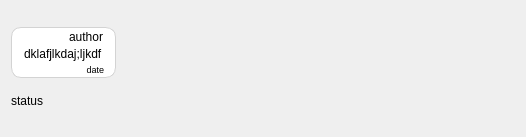
<?xml version="1.0" encoding="UTF-8"?>
<ui version="4.0">
 <class>MessageWidget</class>
 <widget class="QWidget" name="MessageWidget">
  <property name="geometry">
   <rect>
    <x>0</x>
    <y>0</y>
    <width>526</width>
    <height>137</height>
   </rect>
  </property>
  <property name="sizePolicy">
   <sizepolicy hsizetype="Expanding" vsizetype="Maximum">
    <horstretch>0</horstretch>
    <verstretch>0</verstretch>
   </sizepolicy>
  </property>
  <property name="windowTitle">
   <string>Form</string>
  </property>
  <property name="layoutDirection">
   <enum>Qt::LeftToRight</enum>
  </property>
  <property name="styleSheet">
   <string notr="true"/>
  </property>
  <layout class="QVBoxLayout" name="verticalLayout">
   <property name="spacing">
    <number>0</number>
   </property>
   <item>
    <widget class="QWidget" name="widget" native="true">
     <property name="sizePolicy">
      <sizepolicy hsizetype="Maximum" vsizetype="Maximum">
       <horstretch>0</horstretch>
       <verstretch>0</verstretch>
      </sizepolicy>
     </property>
     <property name="styleSheet">
      <string notr="true">background: white; border-radius: 10px; border: 1px solid lightgray;</string>
     </property>
     <layout class="QVBoxLayout" name="verticalLayout_2">
      <property name="spacing">
       <number>0</number>
      </property>
      <property name="leftMargin">
       <number>0</number>
      </property>
      <property name="topMargin">
       <number>0</number>
      </property>
      <property name="rightMargin">
       <number>0</number>
      </property>
      <property name="bottomMargin">
       <number>0</number>
      </property>
      <item>
       <widget class="QLabel" name="author_label">
        <property name="styleSheet">
         <string notr="true">background: none; border: none; padding: 3 10 0 0;</string>
        </property>
        <property name="text">
         <string>author</string>
        </property>
        <property name="alignment">
         <set>Qt::AlignRight|Qt::AlignTrailing|Qt::AlignVCenter</set>
        </property>
       </widget>
      </item>
      <item>
       <widget class="QLabel" name="message_label">
        <property name="sizePolicy">
         <sizepolicy hsizetype="Expanding" vsizetype="Maximum">
          <horstretch>0</horstretch>
          <verstretch>0</verstretch>
         </sizepolicy>
        </property>
        <property name="styleSheet">
         <string notr="true">background: none; border: none; margin: 3 10;</string>
        </property>
        <property name="text">
         <string>dklafjlkdaj;ljkdf</string>
        </property>
        <property name="wordWrap">
         <bool>true</bool>
        </property>
       </widget>
      </item>
      <item>
       <widget class="QLabel" name="send_date_label">
        <property name="sizePolicy">
         <sizepolicy hsizetype="Expanding" vsizetype="Maximum">
          <horstretch>0</horstretch>
          <verstretch>0</verstretch>
         </sizepolicy>
        </property>
        <property name="font">
         <font>
          <pointsize>7</pointsize>
         </font>
        </property>
        <property name="styleSheet">
         <string notr="true">border: none; padding: 0 10 3 0; background: none;</string>
        </property>
        <property name="text">
         <string>date</string>
        </property>
        <property name="alignment">
         <set>Qt::AlignRight|Qt::AlignTrailing|Qt::AlignVCenter</set>
        </property>
       </widget>
      </item>
     </layout>
    </widget>
   </item>
   <item>
    <widget class="QLabel" name="status_label">
     <property name="enabled">
      <bool>true</bool>
     </property>
     <property name="sizePolicy">
      <sizepolicy hsizetype="Maximum" vsizetype="Maximum">
       <horstretch>0</horstretch>
       <verstretch>0</verstretch>
      </sizepolicy>
     </property>
     <property name="styleSheet">
      <string notr="true">padding: 0; margin: 0;</string>
     </property>
     <property name="lineWidth">
      <number>0</number>
     </property>
     <property name="text">
      <string>status</string>
     </property>
     <property name="alignment">
      <set>Qt::AlignCenter</set>
     </property>
     <property name="wordWrap">
      <bool>false</bool>
     </property>
    </widget>
   </item>
  </layout>
 </widget>
 <resources/>
 <connections/>
</ui>
